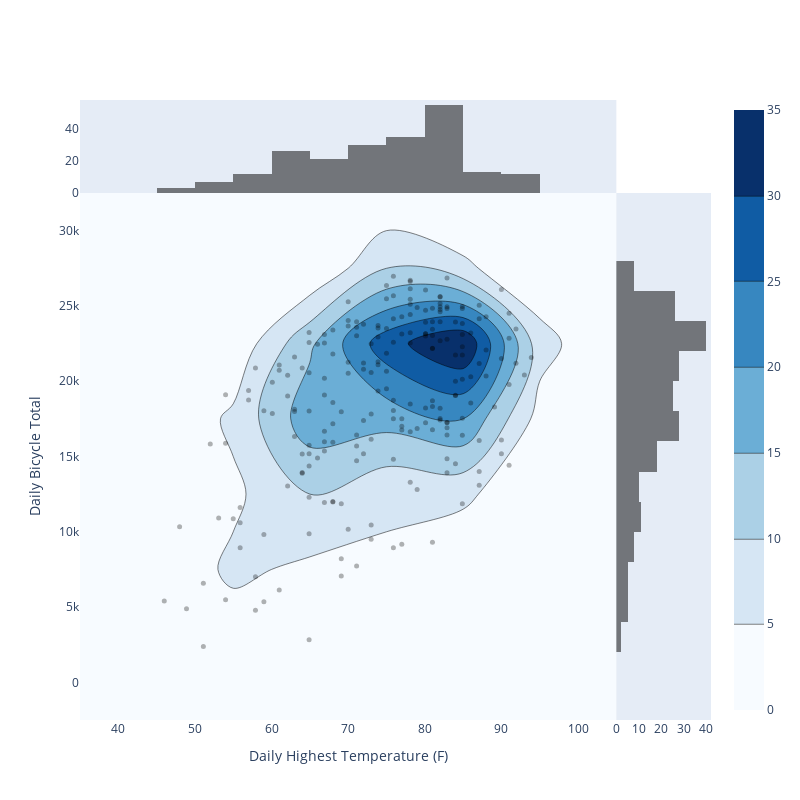

Notebook code for this chart:
### Code cell
#  Histogram2dContour + Scatter + Histogram 

x=NY_bicycle_ts['High_Temp_F']
y=NY_bicycle_ts['Total']

# create a figure object, and then add difference components using .add_trace()
fig = go.Figure()


fig.add_trace(go.Histogram2dContour(
    x=x, # value on x-axis
    y=y, # value on y-axis
    xaxis = 'x', # Sets a reference between this trace’s x coordinates and a 2D cartesian x axis
    yaxis= 'y',  # Sets a reference between this trace’s y coordinates and a 2D cartesian y axis  
    colorscale = 'Blues'
))


fig.add_trace(go.Scatter(
        x=x, 
        y=y, # value on 
        xaxis = 'x', 
        yaxis = 'y',
        mode = 'markers',
        marker = dict(
            color = 'rgba(0,0,0,0.3)',
            size = 5
        )
    ))

# add distribution of "Total"
fig.add_trace(go.Histogram(
        y=y,  # y is the variable for generating the historgram along y-axis
        xaxis = 'x2', # a new xaxis object for this histogram
        marker = dict(
            color = 'rgba(0,0,0,0.5)'
        )
    ))

# add distribution of "High_Temp_F"
fig.add_trace(go.Histogram(
        x=x, # x is the variable for generating the historgram along x-axis
        yaxis = 'y2', # a new yaxis object for this histogram
        marker = dict(
            color = 'rgba(0,0,0,0.5)'
        )
    ))


##
fig.update_layout(
    autosize = False,
    xaxis = dict(
        zeroline = False,
        domain = [0,0.85], # segment for xaxis
        showgrid = False
    ),
    yaxis = dict(
        zeroline = False,
        domain = [0,0.85], # segment for yaxis
        showgrid = False
    ),
    xaxis2 = dict(
        zeroline = False,
        domain = [0.85,1], # segment for xaxis2
        showgrid = False
    ),
    yaxis2 = dict(
        zeroline = False,
        domain = [0.85,1], # segment for axis2
        showgrid = False
    ),
    height = 800,
    width = 800,
    bargap = 0, #bars will touch
    hovermode = 'closest', # hover only shows info for the nearest point
    showlegend = False, #suppresses legend globally
    xaxis_title='Daily Highest Temperature (F)',
    yaxis_title='Daily Bicycle Total'
)
##//

fig.show();

### Figure 1 — Plotly figure (JSON) as saved in the notebook; plotly's stock layout.template omitted (floating-point values rounded to 4 significant figures; data arrays with more than 128 entries replaced by an {"elided": "..."} marker saying what was removed)
{"data": [{"colorscale": [[0, "rgb(247,251,255)"], [0.125, "rgb(222,235,247)"], [0.25, "rgb(198,219,239)"], [0.375, "rgb(158,202,225)"], [0.5, "rgb(107,174,214)"], [0.625, "rgb(66,146,198)"], [0.75, "rgb(33,113,181)"], [0.875, "rgb(8,81,156)"], [1, "rgb(8,48,107)"]], "type": "histogram2dcontour", "x": {"elided": "214 float values"}, "xaxis": "x", "y": {"elided": "214 int values"}, "yaxis": "y"}, {"marker": {"color": "rgba(0,0,0,0.3)", "size": 5}, "mode": "markers", "type": "scatter", "x": {"elided": "214 float values"}, "xaxis": "x", "y": {"elided": "214 int values"}, "yaxis": "y"}, {"marker": {"color": "rgba(0,0,0,0.5)"}, "type": "histogram", "xaxis": "x2", "y": {"elided": "214 int values"}}, {"marker": {"color": "rgba(0,0,0,0.5)"}, "type": "histogram", "x": {"elided": "214 float values"}, "yaxis": "y2"}], "layout": {"autosize": false, "bargap": 0, "height": 800, "hovermode": "closest", "showlegend": false, "width": 800, "xaxis": {"domain": [0, 0.85], "showgrid": false, "title": {"text": "Daily Highest Temperature (F)"}, "zeroline": false}, "xaxis2": {"domain": [0.85, 1], "showgrid": false, "zeroline": false}, "yaxis": {"domain": [0, 0.85], "showgrid": false, "title": {"text": "Daily Bicycle Total"}, "zeroline": false}, "yaxis2": {"domain": [0.85, 1], "showgrid": false, "zeroline": false}}}
